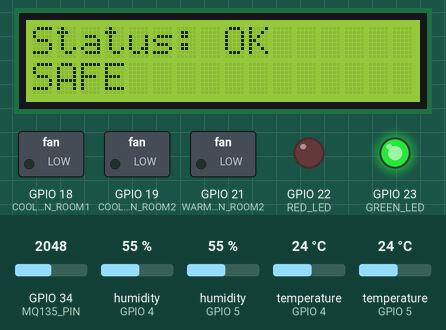
This sketch was run on a simulated ESP32. Shown: 16×2 character LCD, switched loads named in the sketch (green lamp = pin HIGH), output pins drawn as LEDs (lit = HIGH). The test bench sets the inputs (shaded band); at power-on: temperature (sensors on GPIO 4, GPIO 5) 24 °C, GPIO 34 (MQ135_PIN) = 2048, humidity (sensors on GPIO 4, GPIO 5) 55 %. WiFi joins after 1.5 s; servers stay silent unless stated; uploads are accepted with an empty reply; random numbers use the default seed unless the sketch sets one; what the sketch prints to the serial monitor is not drawn.

Above: at 18.1 s.
18.2 s: temperature (sensor on GPIO 4) set to 22 °C
At 21.6 s:
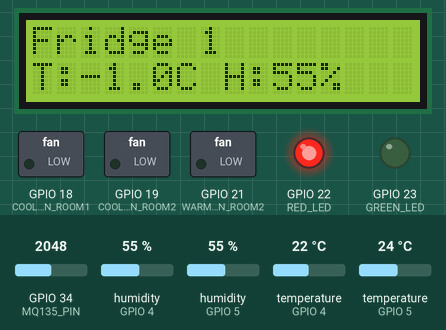
30.5 s: temperature (sensor on GPIO 5) set to 22 °C
At 38.8 s:
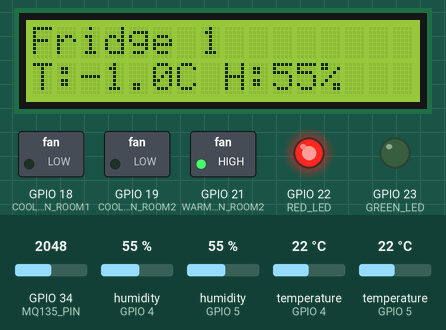
42.9 s: temperature (sensor on GPIO 4) set to 27 °C
At 54.9 s:
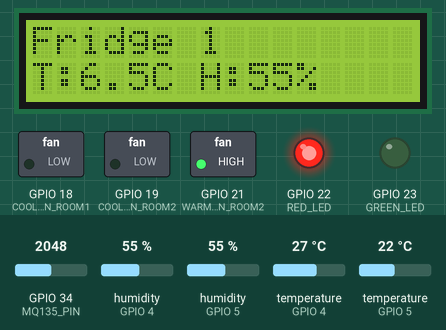
55.2 s: temperature (sensor on GPIO 4) set to 30 °C
67.4 s: temperature (sensor on GPIO 5) set to 28 °C
At 78.8 s:
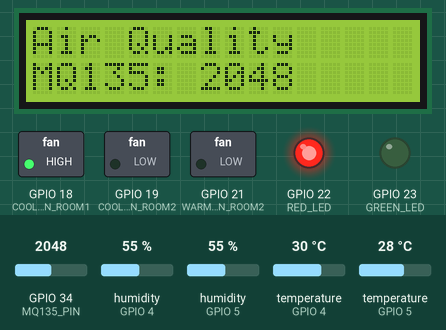
Timing chart, 0 to 80.3 s (numbered marks = the images above; inputs shaded):
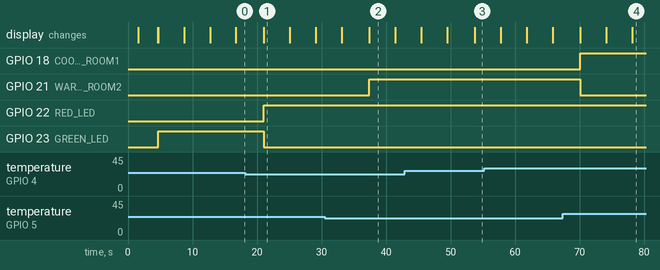

The sketch:

esp32_firmware.ino
```cpp
// ==========================================
// ColdChain Sentinel Prototype
// ESP32 + DHT11 + MQ135 + LCD + Relays
// ==========================================

// | Component   | GPIO    |
// | ----------- | ------- |
// | DHT11 Room1 | GPIO 4  |
// | DHT11 Room2 | GPIO 5  | // not
// | MQ135       | GPIO 34 |
// | Relay 1     | GPIO 18 |
// | Relay 2     | GPIO 19 |
// | Relay 3     | GPIO 21 |
// | Red LED     | GPIO 22 |
// | Green LED   | GPIO 23 |
// | LCD SDA     | GPIO 26 |
// | LCD SCL     | GPIO 27 |

#include <WiFi.h>
#include <HTTPClient.h>
#include <ArduinoJson.h>
#include <DHT.h>
#include <LiquidCrystal_I2C.h>
#include <Wire.h>

// =========================
// WIFI CONFIGURATION
// =========================
const char* ssid = "Monchel";
const char* password = "Monchel1236";


const char* backendUrl = "http://192.168.121.125:5000/api/telemetry";
// =========================
// DHT CONFIGURATION
// =========================
#define DHTTYPE DHT11

#define DHT_ROOM1_PIN 4
#define DHT_ROOM2_PIN 5

DHT dhtRoom1(DHT_ROOM1_PIN, DHTTYPE);
DHT dhtRoom2(DHT_ROOM2_PIN, DHTTYPE);

// =========================
// RELAY PINS
// =========================
#define COOL_FAN_ROOM1 18
#define COOL_FAN_ROOM2 19
#define WARM_FAN_ROOM2 21

// =========================
// LED PINS
// =========================
#define RED_LED 22
#define GREEN_LED 23

// =========================
// MQ135 PIN
// =========================
#define MQ135_PIN 34

// =========================
// LCD CONFIGURATION
// =========================
LiquidCrystal_I2C lcd(0x27, 16, 2);

// Target Temps
float room1Min = 2.0;
float room1Max = 8.0;
float room2Min = 0.0;
float room2Max = 2.0;

// Manual Controls from Web
bool r1Sys = true;
bool r1Fan = false;
bool r1Comp = true;

bool r2Sys = true;
bool r2Fan = false;
bool r2Comp = true;

// =========================
// VARIABLES
// =========================
float realTemp1, hum1;
float realTemp2, hum2;

float temp1;
float temp2;

int airQuality;

String alertMessage = "SAFE";
bool danger = false;

// =========================
// FAKE SENSOR (Room1 fallback)
// Random-walk values that stay realistic
// =========================
float fakeTemp1 = 26.0;   // starts at 26 °C
float fakeHum1  = 55.0;   // starts at 55 %

void generateFakeRoom1() {
  // Small random drift each cycle: ±0.3 °C, ±0.5 %
  fakeTemp1 += ((float)random(-30, 31)) / 100.0;  // -0.30 to +0.30
  fakeHum1  += ((float)random(-50, 51)) / 100.0;  // -0.50 to +0.50

  // Clamp to realistic indoor ranges
  fakeTemp1 = constrain(fakeTemp1, 23.0, 30.0);
  fakeHum1  = constrain(fakeHum1,  40.0, 80.0);

  realTemp1 = fakeTemp1;
  hum1      = fakeHum1;
}

// Converts float to string safely; returns "0.0" if NaN or Inf
String safeFloat(float v, int decimals = 1) {
  if (isnan(v) || isinf(v)) return "0.0";
  return String(v, decimals);
}

// =========================
// SETUP
// =========================
void setup() {

  Serial.begin(115200);

  // Start WiFi
  Serial.print("Connecting to WiFi");
  WiFi.begin(ssid, password);
  while (WiFi.status() != WL_CONNECTED) {
    delay(500);
    Serial.print(".");
  }
  Serial.println("\nConnected to WiFi");
  Serial.print("ESP32 IP: ");
  Serial.println(WiFi.localIP());

  // Start DHT Sensors
  dhtRoom1.begin();
  dhtRoom2.begin();

  // Relay Pins
  pinMode(COOL_FAN_ROOM1, OUTPUT);
  pinMode(COOL_FAN_ROOM2, OUTPUT);
  pinMode(WARM_FAN_ROOM2, OUTPUT);

  // LED Pins
  pinMode(RED_LED, OUTPUT);
  pinMode(GREEN_LED, OUTPUT);

  // MQ135
  pinMode(MQ135_PIN, INPUT);

  // LCD I2C
  Wire.begin(26, 27);

  lcd.init();
  lcd.backlight();

  // Initial Relay States
  digitalWrite(COOL_FAN_ROOM1, LOW);
  digitalWrite(COOL_FAN_ROOM2, LOW);
  digitalWrite(WARM_FAN_ROOM2, LOW);

  // Welcome Screen
  lcd.setCursor(0, 0);
  lcd.print("ColdChain");
  lcd.setCursor(0, 1);
  lcd.print("Sentinel");

  delay(3000);

  lcd.clear();
}

// ==========================================
// APPLY CONTROL & ALERT LOGIC
// ==========================================
void applyControlAndAlertLogic() {
  // =========================
  // ROOM 1 CONTROL (Refrigerator)
  // =========================
  if (!r1Sys) {
    digitalWrite(COOL_FAN_ROOM1, LOW); // System off
  } else {
    // If manual Fan is ON, or temperature is too high
    if (r1Fan || temp1 > room1Max) {
      digitalWrite(COOL_FAN_ROOM1, HIGH);
    } else {
      digitalWrite(COOL_FAN_ROOM1, LOW);
    }
  }

  // =========================
  // ROOM 2 CONTROL (Freezer)
  // =========================
  if (!r2Sys) {
    digitalWrite(COOL_FAN_ROOM2, LOW);
    digitalWrite(WARM_FAN_ROOM2, LOW);
  } else {
    bool coolOn = r2Fan; // Fan switch forces circulation (cooling fan)
    bool warmOn = false;

    // Direct threshold control
    if (temp2 > room2Max) {
      coolOn = true;
      warmOn = false;
    } else if (temp2 < room2Min) {
      coolOn = false;
      warmOn = true;
    }

    digitalWrite(COOL_FAN_ROOM2, coolOn ? HIGH : LOW);
    digitalWrite(WARM_FAN_ROOM2, warmOn ? HIGH : LOW);
  }

  // =========================
  // ALERT DETECTION
  // =========================
  danger = false;
  alertMessage = "SAFE";

  // ROOM 1 ALERTS
  if (temp1 > room1Max) {
    danger = true;
    alertMessage = "R1 HIGH TEMP";
  }
  else if (temp1 < room1Min) {
    danger = true;
    alertMessage = "R1 LOW TEMP";
  }
  // ROOM 2 ALERTS
  else if (temp2 > room2Max) {
    danger = true;
    alertMessage = "R2 HIGH TEMP";
  }
  else if (temp2 < room2Min) {
    danger = true;
    alertMessage = "R2 LOW TEMP";
  }
  // AIR QUALITY ALERT
  else if (airQuality > 2500) {
    danger = true;
    alertMessage = "BAD AIR";
  }

  if (!r1Sys && !r2Sys) {
    alertMessage = "SYS STOPPED";
    danger = false; // Override danger LED if purposefully stopped
  }

  // =========================
  // LED STATUS
  // =========================
  if (danger) {
    digitalWrite(RED_LED, HIGH);
    digitalWrite(GREEN_LED, LOW);
  }
  else {
    digitalWrite(RED_LED, LOW);
    digitalWrite(GREEN_LED, HIGH);
  }

  // =========================
  // PRINT ALERT STATUS
  // =========================
  Serial.print("System Status: ");
  Serial.println(alertMessage);
}

void sendTelemetryToBackend(float realT1, float realH1, float realT2, float realH2, float t1, float h1, float t2, float h2, int aqi) {
  if(WiFi.status() == WL_CONNECTED){
    HTTPClient http;

    http.begin(backendUrl);
    http.addHeader("Content-Type", "application/json");

    // Average of both DHT sensors = ambient room conditions
    float avgTemp = (realT1 + realT2) / 2.0;
    float avgHum  = (realH1 + realH2) / 2.0;

    // Build JSON payload
    // room.ip        → matches StorageRoom.ipAddress in DB (192.168.1.20)
    // fridges[0].ip  → matches Device.ipAddress for Main Fridge (192.168.1.10)
    // fridges[1].ip  → matches Device.ipAddress for Vaccine Freezer (192.168.1.11)
    String payload = "{";
    payload += "\"secret\":\"supersecretkey123\",";
    payload += "\"room\":{";
    payload += "\"ip\":\"192.168.1.20\",";
    payload += "\"airQuality\":" + String(aqi) + ",";
    payload += "\"ambientTemp\":" + safeFloat(avgTemp) + ",";
    payload += "\"ambientHum\":"  + safeFloat(avgHum);
    payload += "},";
    payload += "\"fridges\":[";
    payload += "{\"ip\":\"192.168.1.10\",\"temperature\":" + safeFloat(t1) + ",\"humidity\":" + safeFloat(h1) + "},";
    payload += "{\"ip\":\"192.168.1.11\",\"temperature\":" + safeFloat(t2) + ",\"humidity\":" + safeFloat(h2) + "}";
    payload += "]}";

    Serial.println("Sending telemetry to backend...");
    int httpResponseCode = http.POST(payload);

    if(httpResponseCode > 0){
      Serial.print("Telemetry HTTP response code: ");
      Serial.println(httpResponseCode);

      String response = http.getString();
      Serial.print("Backend response: ");
      Serial.println(response);

      // Parse JSON from Backend
      DynamicJsonDocument doc(1024);
      DeserializationError error = deserializeJson(doc, response);

      if (!error) {
        Serial.println("Telemetry sent successfully and response parsed.");
        if (doc["config"]) {
          Serial.println("Backend returned configuration updates.");
          if (doc["config"]["192.168.1.10"]) {
            room1Min = doc["config"]["192.168.1.10"]["min"].as<float>();
            room1Max = doc["config"]["192.168.1.10"]["max"].as<float>();
            r1Sys    = doc["config"]["192.168.1.10"]["sys"].as<bool>();
            r1Fan    = doc["config"]["192.168.1.10"]["fan"].as<bool>();
            r1Comp   = doc["config"]["192.168.1.10"]["comp"].as<bool>();
          }
          if (doc["config"]["192.168.1.11"]) {
            room2Min = doc["config"]["192.168.1.11"]["min"].as<float>();
            room2Max = doc["config"]["192.168.1.11"]["max"].as<float>();
            r2Sys    = doc["config"]["192.168.1.11"]["sys"].as<bool>();
            r2Fan    = doc["config"]["192.168.1.11"]["fan"].as<bool>();
            r2Comp   = doc["config"]["192.168.1.11"]["comp"].as<bool>();
          }
          applyControlAndAlertLogic();
        } else {
          Serial.println("No config object returned by backend.");
        }
      } else {
        Serial.print("Failed to parse backend response: ");
        Serial.println(error.c_str());
      }
    } else {
      Serial.print("Error sending to backend: ");
      Serial.println(httpResponseCode);
    }

    http.end();
  } else {
    Serial.println("Error in WiFi connection");
  }
}

// =========================
// LOOP
// =========================
void loop() {

  // =========================
  // READ REAL SENSOR VALUES
  // =========================

  realTemp1 = dhtRoom1.readTemperature();
  hum1 = dhtRoom1.readHumidity();

  // If Room1 sensor is missing/broken, use random-walk fake values
  if (isnan(realTemp1) || isnan(hum1)) {
    generateFakeRoom1();
  }

  realTemp2 = dhtRoom2.readTemperature();
  hum2 = dhtRoom2.readHumidity();

  // =========================
  // SIMULATE FRIDGE TEMPERATURES
  // Convert:
  // 24°C - 28°C  -->  2°C - 8°C
  // =========================

  temp1 = (realTemp1 - 24.0) * (8.0 - 2.0) / (28.0 - 24.0) + 2.0;

  // Convert:
  // 24°C - 28°C  -->  0°C - 2°C

  temp2 = (realTemp2 - 24.0) * (2.0 - 0.0) / (28.0 - 24.0) + 0.0;

  // =========================
  // READ AIR QUALITY
  // =========================

  airQuality = analogRead(MQ135_PIN);
//  airQuality = 302;
  // =========================
  // SERIAL MONITOR
  // =========================

  Serial.println("================================");

  Serial.print("Real Temp Room1: ");
  Serial.print(realTemp1);
  Serial.println(" C");

  Serial.print("Simulated Room1 Temp: ");
  Serial.print(temp1);
  Serial.println(" C");

  Serial.print("Room1 Humidity: ");
  Serial.print(hum1);
  Serial.println(" %");

  Serial.println("--------------------------------");

  Serial.print("Real Temp Room2: ");
  Serial.print(realTemp2);
  Serial.println(" C");

  Serial.print("Simulated Room2 Temp: ");
  Serial.print(temp2);
  Serial.println(" C");

  Serial.print("Room2 Humidity: ");
  Serial.print(hum2);
  Serial.println(" %");

  Serial.println("--------------------------------");

  Serial.print("Air Quality: ");
  Serial.println(airQuality);

  // Apply Control & Alert Logic immediately
  applyControlAndAlertLogic();

  // =========================
  // LCD DISPLAY — 4 screens, 4 seconds each
  // =========================

  if (!r1Sys && !r2Sys) {
    // ── System stopped ──────────────────────────
    lcd.clear();
    lcd.setCursor(0, 0);
    lcd.print("SYSTEM STOPPED");
    lcd.setCursor(0, 1);
    lcd.print("All units OFF");
    delay(4000);

  } else {

    // ── Screen 1: Fridge 1 temp & humidity ──────
    lcd.clear();
    lcd.setCursor(0, 0);
    lcd.print("Fridge 1");
    if (!r1Sys) {
      lcd.setCursor(0, 1);
      lcd.print("System OFF");
    } else {
      lcd.setCursor(0, 1);
      lcd.print("T:");
      lcd.print(temp1, 1);
      lcd.print("C H:");
      lcd.print(hum1, 0);
      lcd.print("%");
    }
    delay(4000);

    // ── Screen 2: Fridge 2 temp & humidity ──────
    lcd.clear();
    lcd.setCursor(0, 0);
    lcd.print("Fridge 2");
    if (!r2Sys) {
      lcd.setCursor(0, 1);
      lcd.print("System OFF");
    } else {
      lcd.setCursor(0, 1);
      lcd.print("T:");
      lcd.print(temp2, 1);
      lcd.print("C H:");
      lcd.print(hum2, 0);
      lcd.print("%");
    }
    delay(4000);

    // ── Screen 3: Air quality (MQ135 raw ADC) ───
    lcd.clear();
    lcd.setCursor(0, 0);
    lcd.print("Air Quality");
    lcd.setCursor(0, 1);
    lcd.print("MQ135: ");
    lcd.print(airQuality);
    delay(4000);

    // ── Screen 4: System status / alert ─────────
    lcd.clear();
    lcd.setCursor(0, 0);
    if (danger) {
      lcd.print("!! ALERT !!");
    } else {
      lcd.print("Status: OK");
    }
    lcd.setCursor(0, 1);
    lcd.print(alertMessage);
    delay(4000);
  }

  // SEND REAL-TIME DATA TO DASHBOARD
  sendTelemetryToBackend(realTemp1, hum1, realTemp2, hum2, temp1, hum1, temp2, hum2, airQuality);
}
```

Measured:
- the behaviour switches between 24 and 23 °C on temperature (sensor on GPIO 4) (found by bisection; images 0 and 1)
- the behaviour switches between 24 and 23 °C on temperature (sensor on GPIO 5) (found by bisection; images 1 and 2)
- after the input at 18.2 s, GPIO 22 (RED_LED): LOW → HIGH after 2.8 s; GPIO 23 (GREEN_LED): HIGH → LOW after 2.8 s
- after the input at 30.5 s, GPIO 21 (WARM_FAN_ROOM2): LOW → HIGH after 6.9 s
- after the input at 67.4 s, GPIO 21 (WARM_FAN_ROOM2): HIGH → LOW after 2.7 s
- what the display in image 1 shows lasts 4.1 s, from 21.0 s to 25.1 s
